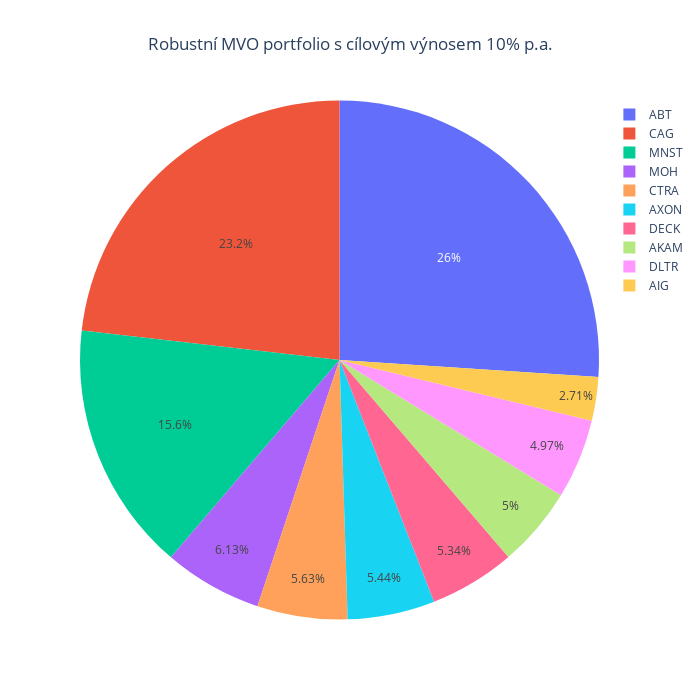

The cell this chart's notebook holds for it:
### Code cell
weightsLWCorrelationTarget = MVOTargetReturn(prices = prices, target_return = 0.1, cov_matrix_method = "ledoit_cc")
weightsPlot(weightsLWCorrelationTarget, title = "Robustní MVO portfolio s cílovým výnosem 10% p.a.")

### Figure 1 — Plotly figure (JSON) as saved in the notebook; plotly's stock layout.template omitted (floating-point values rounded to 4 significant figures)
{"data": [{"labels": ["ABT", "AIG", "AKAM", "AXON", "CAG", "CTRA", "DECK", "DLTR", "MNST", "MOH"], "type": "pie", "values": [0.2604, 0.0271, 0.04996, 0.0544, 0.2319, 0.05625, 0.0534, 0.04968, 0.1556, 0.06126]}], "layout": {"height": 700, "title": {"text": "Robustní MVO portfolio s cílovým výnosem 10% p.a.", "x": 0.5}, "width": 700}}
